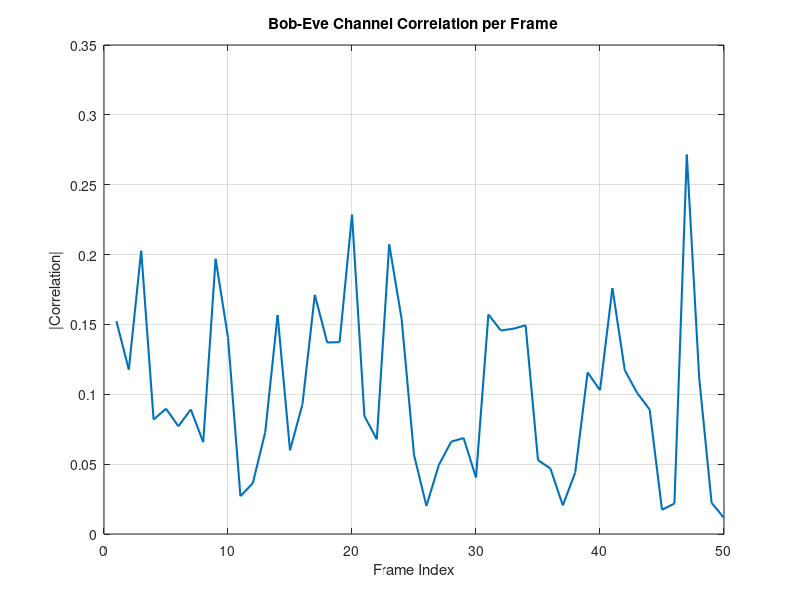

MATLAB code for this plot:
clear; clc;

% Load previously saved logs
load('Bob_channel_taps_log.mat', 'Bob_tap_log');
load('Eve_channel_taps_log.mat', 'Eve_tap_log');

% Extract only taps (Assuming each has field .taps)
Bob_taps = vertcat(Bob_tap_log.taps);   % (N x L) matrix
Eve_taps = vertcat(Eve_tap_log.taps);   % (M x L)

fprintf('Loaded %d Bob logs, %d Eve logs\n', size(Bob_taps,1), size(Eve_taps,1));

%% --- Correlation Analysis ---
% We compute average correlation across frames
corr_vals = zeros(min(size(Bob_taps,1),size(Eve_taps,1)),1);

for i = 1:length(corr_vals)
    hb = Bob_taps(i,:).';     % Bob channel vector
    he = Eve_taps(i,:).';     % Eve channel vector
    
    % Normalize channels (remove magnitude bias)
    hb_n = hb / norm(hb);
    he_n = he / norm(he);
    
    % Compute correlation (inner product magnitude)
    corr_vals(i) = (hb_n' * he_n);
end

%% --- Statistics ---
fprintf('\n=== Correlation Results ===\n');
fprintf('Mean Correlation |h_B · h_E| = %.4f\n', abs(mean(corr_vals)));
fprintf('Max Correlation                = %.4f\n', max(corr_vals));
fprintf('Min Correlation                = %.4f\n', min(corr_vals));

%% --- Plot for Visualization ---
figure; 
plot(abs(corr_vals),'LineWidth',1.5);
title('Bob-Eve Channel Correlation per Frame');
xlabel('Frame Index'); ylabel('|Correlation|');
grid on;
